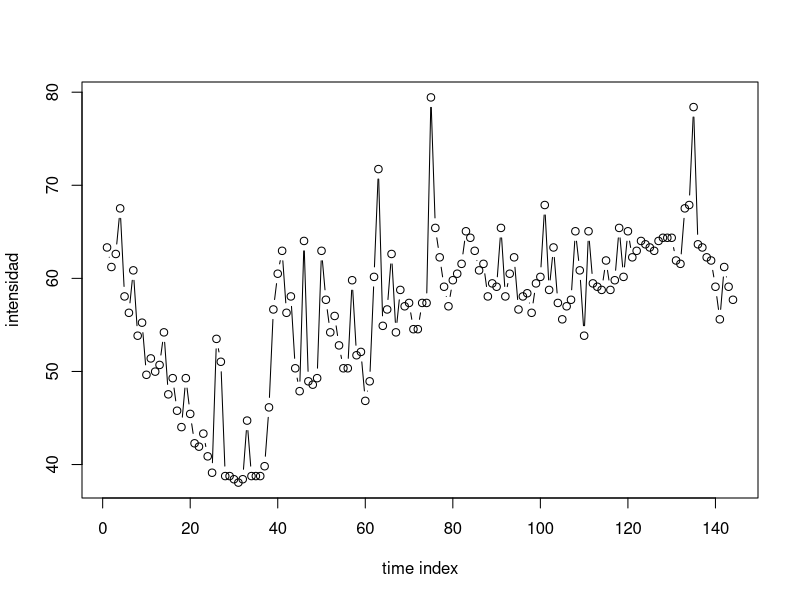
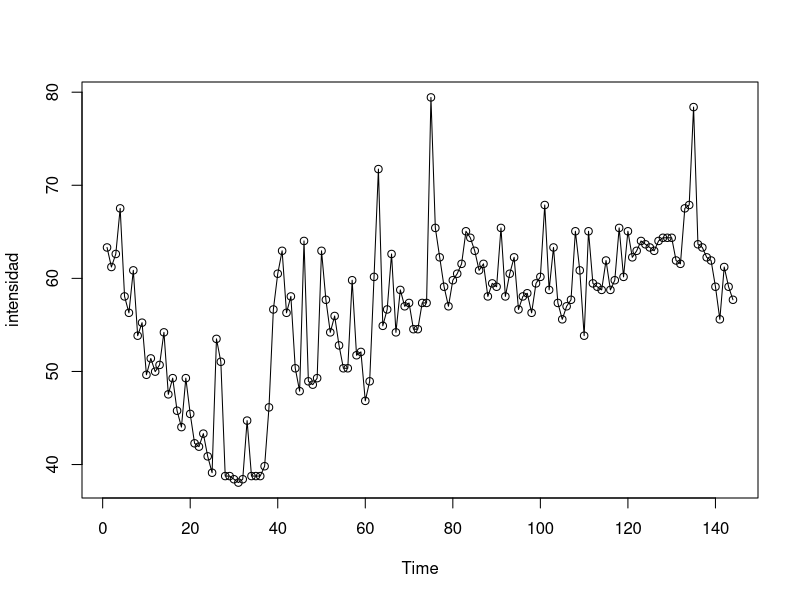

Source code (R) for these figures, in order: (Note: this script raises an error after producing the figures.)
## ---- chunk 1
lunes <- read.csv("data/lun_cuba_10min.csv", dec=',')
## ---- chunk 2
head(lunes)
## ---- chunk 3
colnames(lunes) <- c("time", "intensidad")
## ---- chunk 4
plot(lunes[1:144,2], type='b', ylab='intensidad', xlab='time index')
## ---- chunk 5
ts.plot(lunes[2], type='o', ylab='intensidad')
## ---- chunk 6
t1<-10^(lunes[2]/10)
## ---- chunk 7
deltat<-10.
## ---- chunk 8
t2<-sum(deltat*t1, na.rm=TRUE)
## ---- chunk 9
leqlunes<-10*log10(1/(60*24)*t2)
## ---- chunk 10
t1d<-10^(lunes[43:114,2]/10)
t2d<-sum(deltat*t1d, na.rm=TRUE)
leqdlunes<-10*log10(1/(60*12)*t2d)
## ---- chunk 11
t1t<-10^(lunes[115:138,2]/10)
t2t<-sum(deltat*t1t, na.rm=TRUE)
leqtlunes<-10*log10(1/(60*4)*t2t)
## ---- chunk 12
t1n1<-10^(lunes[1:42,2]/10)
t1n2<-10^(lunes[139:144,2]/10)
t2n<-sum(deltat*t1n1, na.rm=TRUE)+sum(deltat*t1n2, na.rm=TRUE)
leqnlunes<-10*log10(1/(60*8)*t2n)
## ---- chunk 13
ttd=10^(leqdlunes/10)
ttt=10^((leqtlunes+5)/10)
ttn=10^((leqnlunes+10)/10)
ldn=10*log10((12*ttd+4*ttt+8*ttn)/24)

## ---- chunk 14
rlunesp90<-quantile(rlun[,2],0.9)
rlunesp10<-quantile(rlun[,2],0.1)
tni<-4*(rlunesp90-rlunesp10)+rlunesp10-30
